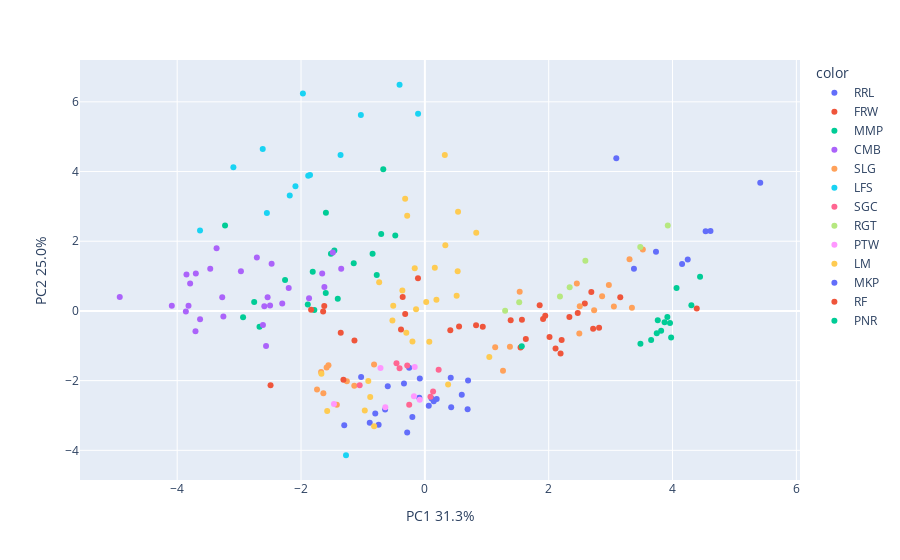

Source (notebook cell):
### Code cell
X = df[nutrients]

pca = PCA(n_components=2)
components = pca.fit_transform(X)

fig = px.scatter(components, x=0, y=1, color=df['site_id'])
fig.update_layout(
    xaxis_title="PC1 " + str(round(100*pca.explained_variance_ratio_[0], 1)) + '%',
    yaxis_title="PC2 " + str(round(100*pca.explained_variance_ratio_[1], 1)) + '%')
fig.show()

### Figure 1 — Plotly figure (JSON) as saved in the notebook; plotly's stock layout.template omitted (floating-point values rounded to 4 significant figures)
{"data": [{"hovertemplate": "color=RRL<br>0=%{x}<br>1=%{y}<extra></extra>", "legendgroup": "RRL", "marker": {"color": "#636efa", "symbol": "circle"}, "mode": "markers", "name": "RRL", "orientation": "v", "showlegend": true, "type": "scatter", "x": [0.6981, 0.4178, -0.3371, -1.029, -0.2535, -0.2021, 0.1431, -0.8902, -0.8007, -0.7466, -0.5992, -0.08159, -0.08928, 0.4251, 0.1909, -0.6422, 0.06336, 0.5962, 0.6907, -1.302, -0.2855, 0.1087], "xaxis": "x", "y": [-1.999, -1.916, -2.086, -1.897, -1.632, -3.042, -2.593, -3.211, -2.945, -3.267, -2.16, -1.94, -2.488, -2.765, -2.526, -2.832, -2.718, -2.406, -2.82, -3.279, -3.49, -2.512], "yaxis": "y"}, {"hovertemplate": "color=FRW<br>0=%{x}<br>1=%{y}<extra></extra>", "legendgroup": "FRW", "marker": {"color": "#EF553B", "symbol": "circle"}, "mode": "markers", "name": "FRW", "orientation": "v", "showlegend": true, "type": "scatter", "x": [1.631, 2.111, 1.909, 2.334, 2.209, 1.568, 2.583, 1.546, 2.192, 2.814, 2.013, 2.469, 2.717, 2.689, 1.945, 0.4108, 1.386, 1.854, 3.156, 4.391, 0.8272], "xaxis": "x", "y": [-0.8038, -1.078, -0.2298, -0.1755, -0.8312, -0.2497, 0.2158, -1.049, -1.219, -0.4798, -0.7461, -0.05766, -0.5098, 0.546, -0.1358, -0.5546, -0.2659, 0.166, 0.3904, 0.07231, -0.4075], "yaxis": "y"}, {"hovertemplate": "color=MMP<br>0=%{x}<br>1=%{y}<extra></extra>", "legendgroup": "MMP", "marker": {"color": "#00cc96", "symbol": "circle"}, "mode": "markers", "name": "MMP", "orientation": "v", "showlegend": true, "type": "scatter", "x": [-2.756, -0.7771, -2.258, -1.517, -1.6, -1.785, -1.462, -0.4777, -1.149, -1.406, -2.67, -1.891, -0.8442, -0.6716, -3.227, -1.811, -1.598, -2.936, -0.7053], "xaxis": "x", "y": [0.2562, 1.029, 0.8894, 1.637, 0.5151, 0.02687, 1.734, 2.164, 1.368, 0.3478, -0.4541, 0.1868, 1.64, 4.063, 2.455, 1.122, 2.815, -0.1822, 2.208], "yaxis": "y"}, {"hovertemplate": "color=CMB<br>0=%{x}<br>1=%{y}<extra></extra>", "legendgroup": "CMB", "marker": {"color": "#ab63fa", "symbol": "circle"}, "mode": "markers", "name": "CMB", "orientation": "v", "showlegend": true, "type": "scatter", "x": [-4.928, -3.86, -3.85, -3.791, -3.699, -3.364, -2.971, -1.658, -2.475, -4.087, -3.817, -3.705, -3.254, -3.63, -2.615, -1.871, -2.303, -1.351, -1.623, -2.54, -3.466, -2.593, -2.713, -3.272, -1.486, -2.199, -2.5, -2.565], "xaxis": "x", "y": [0.402, -0.01775, 1.044, 0.7898, 1.077, 1.797, 1.136, 1.074, 1.355, 0.1463, 0.1512, -0.5857, -0.1601, -0.2419, -0.405, 0.3654, 0.215, 1.212, 0.684, 0.393, 1.212, 0.1324, 1.534, 0.3928, 1.675, 0.6599, 0.1529, -1.009], "yaxis": "y"}, {"hovertemplate": "color=SLG<br>0=%{x}<br>1=%{y}<extra></extra>", "legendgroup": "SLG", "marker": {"color": "#FFA15A", "symbol": "circle"}, "mode": "markers", "name": "SLG", "orientation": "v", "showlegend": true, "type": "scatter", "x": [-1.422, -1.26, -1.557, -1.676, -1.742, -1.639, -1.587, -1.14, 1.532, -0.8202, 3.52, 2.495, 2.502, 3.344, 1.374, 1.262, 2.454, 3.306, 2.734, 3.053, 1.136, 2.862, 2.972], "xaxis": "x", "y": [-2.693, -2.018, -1.557, -1.751, -2.257, -2.361, -1.621, -2.146, 0.5528, -1.537, 1.761, -0.6452, 0.1324, 0.08936, -1.031, -1.718, 0.784, 1.484, 0.02233, 0.1261, -1.04, 0.4247, 0.7444], "yaxis": "y"}, {"hovertemplate": "color=LFS<br>0=%{x}<br>1=%{y}<extra></extra>", "legendgroup": "LFS", "marker": {"color": "#19d3f3", "symbol": "circle"}, "mode": "markers", "name": "LFS", "orientation": "v", "showlegend": true, "type": "scatter", "x": [-3.631, -1.97, -1.034, -2.09, -1.884, -1.362, -3.092, -1.274, -1.855, -2.551, -2.182, -0.4085, -0.1097, -2.619], "xaxis": "x", "y": [2.304, 6.238, 5.623, 3.579, 3.876, 4.472, 4.123, -4.141, 3.903, 2.807, 3.311, 6.49, 5.66, 4.645], "yaxis": "y"}, {"hovertemplate": "color=SGC<br>0=%{x}<br>1=%{y}<extra></extra>", "legendgroup": "SGC", "marker": {"color": "#FF6692", "symbol": "circle"}, "mode": "markers", "name": "SGC", "orientation": "v", "showlegend": true, "type": "scatter", "x": [-0.4583, -1.053, -0.2846, -0.4086, 0.2228, -0.2527, 0.133, 0.09069], "xaxis": "x", "y": [-1.504, -2.13, -1.566, -1.646, -1.69, -2.693, -2.314, -2.46], "yaxis": "y"}, {"hovertemplate": "color=RGT<br>0=%{x}<br>1=%{y}<extra></extra>", "legendgroup": "RGT", "marker": {"color": "#B6E880", "symbol": "circle"}, "mode": "markers", "name": "RGT", "orientation": "v", "showlegend": true, "type": "scatter", "x": [2.592, 2.182, 2.339, 1.296, 1.524, 3.923, 3.479], "xaxis": "x", "y": [1.44, 0.4171, 0.6829, 0.006268, 0.2496, 2.454, 1.832], "yaxis": "y"}, {"hovertemplate": "color=PTW<br>0=%{x}<br>1=%{y}<extra></extra>", "legendgroup": "PTW", "marker": {"color": "#FF97FF", "symbol": "circle"}, "mode": "markers", "name": "PTW", "orientation": "v", "showlegend": true, "type": "scatter", "x": [-0.1638, -0.7164, -1.468, -0.6387, -0.1768, -0.08331], "xaxis": "x", "y": [-1.605, -1.635, -2.673, -2.766, -2.45, -2.551], "yaxis": "y"}, {"hovertemplate": "color=LM<br>0=%{x}<br>1=%{y}<extra></extra>", "legendgroup": "LM", "marker": {"color": "#FECB52", "symbol": "circle"}, "mode": "markers", "name": "LM", "orientation": "v", "showlegend": true, "type": "scatter", "x": [-1.671, -0.9136, -1.577, 1.041, -0.8197, -0.9703, -0.8826, 0.07203, 0.1607, 0.8298, 0.5134, -0.5106, 0.1868, -0.1634, 0.3308, 0.5361, -0.3183, -0.2854, 0.3222, -0.524, -0.7379, -0.2002, 0.5298, -0.3635, -0.2999, 0.0218, -0.1422, 0.3753], "xaxis": "x", "y": [-1.804, -2.01, -2.87, -1.323, -3.31, -2.856, -2.466, -0.8839, 1.238, 2.242, 0.4376, 0.1451, 0.324, 1.224, 1.884, 2.847, 3.219, 2.731, 4.478, -0.2756, 0.826, -0.8806, 1.139, 0.5858, -0.6229, 0.2552, 0.04512, -2.111], "yaxis": "y"}, {"hovertemplate": "color=MKP<br>0=%{x}<br>1=%{y}<extra></extra>", "legendgroup": "MKP", "marker": {"color": "#636efa", "symbol": "circle"}, "mode": "markers", "name": "MKP", "orientation": "v", "showlegend": true, "type": "scatter", "x": [4.535, 4.154, 4.613, 4.246, 5.417, 3.377, 3.092, 3.733], "xaxis": "x", "y": [2.288, 1.343, 2.291, 1.477, 3.679, 1.21, 4.383, 1.699], "yaxis": "y"}, {"hovertemplate": "color=RF<br>0=%{x}<br>1=%{y}<extra></extra>", "legendgroup": "RF", "marker": {"color": "#EF553B", "symbol": "circle"}, "mode": "markers", "name": "RF", "orientation": "v", "showlegend": true, "type": "scatter", "x": [-1.315, -0.3583, 0.5526, -0.111, -1.137, 0.9354, -0.3178, -1.643, -0.3852, -1.625, -1.837, -1.359, -2.492], "xaxis": "x", "y": [-1.978, 0.3998, -0.4456, 0.9359, -0.8495, -0.4505, -0.08688, -0.01956, -0.5313, 0.1412, 0.03077, -0.6262, -2.132], "yaxis": "y"}, {"hovertemplate": "color=PNR<br>0=%{x}<br>1=%{y}<extra></extra>", "legendgroup": "PNR", "marker": {"color": "#00cc96", "symbol": "circle"}, "mode": "markers", "name": "PNR", "orientation": "v", "showlegend": true, "type": "scatter", "x": [1.565, 4.304, 3.746, 3.655, 3.872, 3.977, 3.959, 3.482, 3.816, 4.444, 4.065, 3.916, 3.762], "xaxis": "x", "y": [-1.012, 0.1606, -0.6423, -0.833, -0.3236, -0.765, -0.3427, -0.9387, -0.57, 0.9775, 0.6555, -0.1739, -0.268], "yaxis": "y"}], "layout": {"legend": {"title": {"text": "color"}, "tracegroupgap": 0}, "margin": {"t": 60}, "xaxis": {"anchor": "y", "domain": [0, 1], "title": {"text": "PC1 31.3%"}}, "yaxis": {"anchor": "x", "domain": [0, 1], "title": {"text": "PC2 25.0%"}}}}
